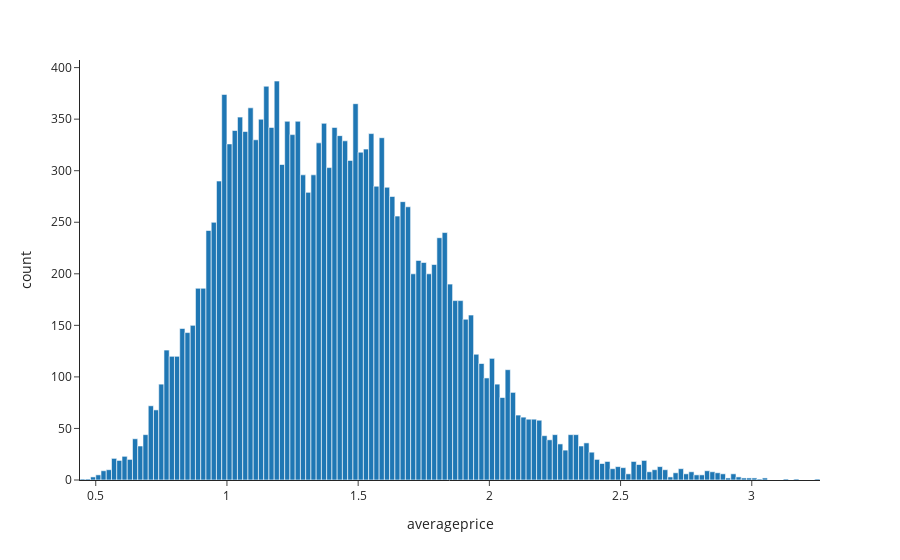

This figure's notebook cell:
### Code cell
fig__222

### Figure 1 — Plotly figure (JSON) as saved in the notebook; plotly's stock layout.template omitted (floating-point values rounded to 4 significant figures; data arrays with more than 128 entries replaced by an {"elided": "..."} marker saying what was removed)
{"data": [{"alignmentgroup": "True", "bingroup": "x", "hovertemplate": "averageprice=%{x}<br>count=%{y}<extra></extra>", "legendgroup": "", "marker": {"color": "#1F77B4", "pattern": {"shape": ""}}, "name": "", "offsetgroup": "", "orientation": "v", "showlegend": false, "type": "histogram", "x": {"elided": "18249 float values"}, "xaxis": "x", "yaxis": "y"}], "layout": {"autosize": true, "barmode": "relative", "legend": {"tracegroupgap": 0}, "margin": {"t": 60}, "xaxis": {"anchor": "y", "autorange": true, "domain": [0, 1], "range": [0.44, 3.26], "title": {"text": "averageprice"}, "type": "linear"}, "yaxis": {"anchor": "x", "autorange": true, "domain": [0, 1], "range": [0, 407.4], "title": {"text": "count"}}}}
